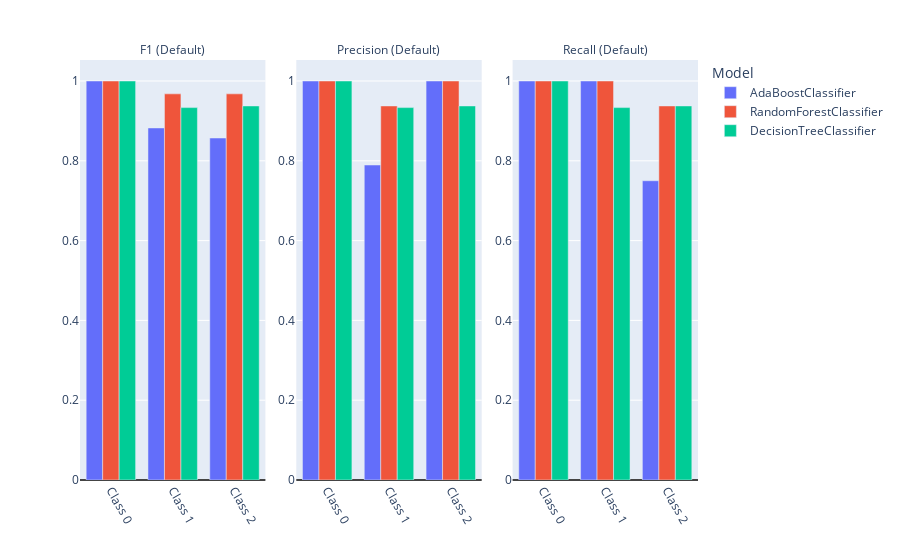

Notebook code cell kept with this figure:
### Code cell
MultiModelPerformanceReport().run(train_ds, test_ds, [clf1, clf2, clf3])

### Figure 1 — Plotly figure (JSON) as saved in the notebook; plotly's stock layout.template omitted (floating-point values rounded to 4 significant figures)
{"data": [{"alignmentgroup": "True", "customdata": [[19], [15], [16]], "hovertemplate": "Model=AdaBoostClassifier<br>Metric=F1 (Default)<br>value=%{x}<br>Value=%{y}<br>Number of samples=%{customdata[0]}<extra></extra>", "legendgroup": "AdaBoostClassifier", "marker": {"color": "#636efa", "pattern": {"shape": ""}}, "name": "AdaBoostClassifier", "offsetgroup": "AdaBoostClassifier", "orientation": "v", "showlegend": true, "textposition": "auto", "type": "bar", "x": [0, 1, 2], "xaxis": "x", "y": [1, 0.8824, 0.8571], "yaxis": "y"}, {"alignmentgroup": "True", "customdata": [[19], [15], [16]], "hovertemplate": "Model=AdaBoostClassifier<br>Metric=Precision (Default)<br>value=%{x}<br>Value=%{y}<br>Number of samples=%{customdata[0]}<extra></extra>", "legendgroup": "AdaBoostClassifier", "marker": {"color": "#636efa", "pattern": {"shape": ""}}, "name": "AdaBoostClassifier", "offsetgroup": "AdaBoostClassifier", "orientation": "v", "showlegend": false, "textposition": "auto", "type": "bar", "x": [0, 1, 2], "xaxis": "x2", "y": [1, 0.7895, 1], "yaxis": "y2"}, {"alignmentgroup": "True", "customdata": [[19], [15], [16]], "hovertemplate": "Model=AdaBoostClassifier<br>Metric=Recall (Default)<br>value=%{x}<br>Value=%{y}<br>Number of samples=%{customdata[0]}<extra></extra>", "legendgroup": "AdaBoostClassifier", "marker": {"color": "#636efa", "pattern": {"shape": ""}}, "name": "AdaBoostClassifier", "offsetgroup": "AdaBoostClassifier", "orientation": "v", "showlegend": false, "textposition": "auto", "type": "bar", "x": [0, 1, 2], "xaxis": "x3", "y": [1, 1, 0.75], "yaxis": "y3"}, {"alignmentgroup": "True", "customdata": [[19], [15], [16]], "hovertemplate": "Model=RandomForestClassifier<br>Metric=F1 (Default)<br>value=%{x}<br>Value=%{y}<br>Number of samples=%{customdata[0]}<extra></extra>", "legendgroup": "RandomForestClassifier", "marker": {"color": "#EF553B", "pattern": {"shape": ""}}, "name": "RandomForestClassifier", "offsetgroup": "RandomForestClassifier", "orientation": "v", "showlegend": true, "textposition": "auto", "type": "bar", "x": [0, 1, 2], "xaxis": "x", "y": [1, 0.9677, 0.9677], "yaxis": "y"}, {"alignmentgroup": "True", "customdata": [[19], [15], [16]], "hovertemplate": "Model=RandomForestClassifier<br>Metric=Precision (Default)<br>value=%{x}<br>Value=%{y}<br>Number of samples=%{customdata[0]}<extra></extra>", "legendgroup": "RandomForestClassifier", "marker": {"color": "#EF553B", "pattern": {"shape": ""}}, "name": "RandomForestClassifier", "offsetgroup": "RandomForestClassifier", "orientation": "v", "showlegend": false, "textposition": "auto", "type": "bar", "x": [0, 1, 2], "xaxis": "x2", "y": [1, 0.9375, 1], "yaxis": "y2"}, {"alignmentgroup": "True", "customdata": [[19], [15], [16]], "hovertemplate": "Model=RandomForestClassifier<br>Metric=Recall (Default)<br>value=%{x}<br>Value=%{y}<br>Number of samples=%{customdata[0]}<extra></extra>", "legendgroup": "RandomForestClassifier", "marker": {"color": "#EF553B", "pattern": {"shape": ""}}, "name": "RandomForestClassifier", "offsetgroup": "RandomForestClassifier", "orientation": "v", "showlegend": false, "textposition": "auto", "type": "bar", "x": [0, 1, 2], "xaxis": "x3", "y": [1, 1, 0.9375], "yaxis": "y3"}, {"alignmentgroup": "True", "customdata": [[19], [15], [16]], "hovertemplate": "Model=DecisionTreeClassifier<br>Metric=F1 (Default)<br>value=%{x}<br>Value=%{y}<br>Number of samples=%{customdata[0]}<extra></extra>", "legendgroup": "DecisionTreeClassifier", "marker": {"color": "#00cc96", "pattern": {"shape": ""}}, "name": "DecisionTreeClassifier", "offsetgroup": "DecisionTreeClassifier", "orientation": "v", "showlegend": true, "textposition": "auto", "type": "bar", "x": [0, 1, 2], "xaxis": "x", "y": [1, 0.9333, 0.9375], "yaxis": "y"}, {"alignmentgroup": "True", "customdata": [[19], [15], [16]], "hovertemplate": "Model=DecisionTreeClassifier<br>Metric=Precision (Default)<br>value=%{x}<br>Value=%{y}<br>Number of samples=%{customdata[0]}<extra></extra>", "legendgroup": "DecisionTreeClassifier", "marker": {"color": "#00cc96", "pattern": {"shape": ""}}, "name": "DecisionTreeClassifier", "offsetgroup": "DecisionTreeClassifier", "orientation": "v", "showlegend": false, "textposition": "auto", "type": "bar", "x": [0, 1, 2], "xaxis": "x2", "y": [1, 0.9333, 0.9375], "yaxis": "y2"}, {"alignmentgroup": "True", "customdata": [[19], [15], [16]], "hovertemplate": "Model=DecisionTreeClassifier<br>Metric=Recall (Default)<br>value=%{x}<br>Value=%{y}<br>Number of samples=%{customdata[0]}<extra></extra>", "legendgroup": "DecisionTreeClassifier", "marker": {"color": "#00cc96", "pattern": {"shape": ""}}, "name": "DecisionTreeClassifier", "offsetgroup": "DecisionTreeClassifier", "orientation": "v", "showlegend": false, "textposition": "auto", "type": "bar", "x": [0, 1, 2], "xaxis": "x3", "y": [1, 0.9333, 0.9375], "yaxis": "y3"}], "layout": {"annotations": [{"font": {}, "showarrow": false, "text": "F1 (Default)", "x": 0.15, "xanchor": "center", "xref": "paper", "y": 1, "yanchor": "bottom", "yref": "paper"}, {"font": {}, "showarrow": false, "text": "Precision (Default)", "x": 0.5, "xanchor": "center", "xref": "paper", "y": 1, "yanchor": "bottom", "yref": "paper"}, {"font": {}, "showarrow": false, "text": "Recall (Default)", "x": 0.85, "xanchor": "center", "xref": "paper", "y": 1, "yanchor": "bottom", "yref": "paper"}], "barmode": "group", "legend": {"title": {"text": "Model"}, "tracegroupgap": 0}, "margin": {"t": 60}, "xaxis": {"anchor": "y", "domain": [0, 0.3], "tickangle": 60, "tickprefix": "Class ", "title": {}}, "xaxis2": {"anchor": "y2", "domain": [0.35, 0.65], "matches": "x", "tickangle": 60, "tickprefix": "Class ", "title": {}}, "xaxis3": {"anchor": "y3", "domain": [0.7, 1], "matches": "x", "tickangle": 60, "tickprefix": "Class ", "title": {}}, "yaxis": {"anchor": "x", "domain": [0, 1], "showticklabels": true, "title": {}, "zerolinecolor": "#444"}, "yaxis2": {"anchor": "x2", "domain": [0, 1], "showticklabels": true, "title": {}, "zerolinecolor": "#444"}, "yaxis3": {"anchor": "x3", "domain": [0, 1], "showticklabels": true, "title": {}, "zerolinecolor": "#444"}}}
